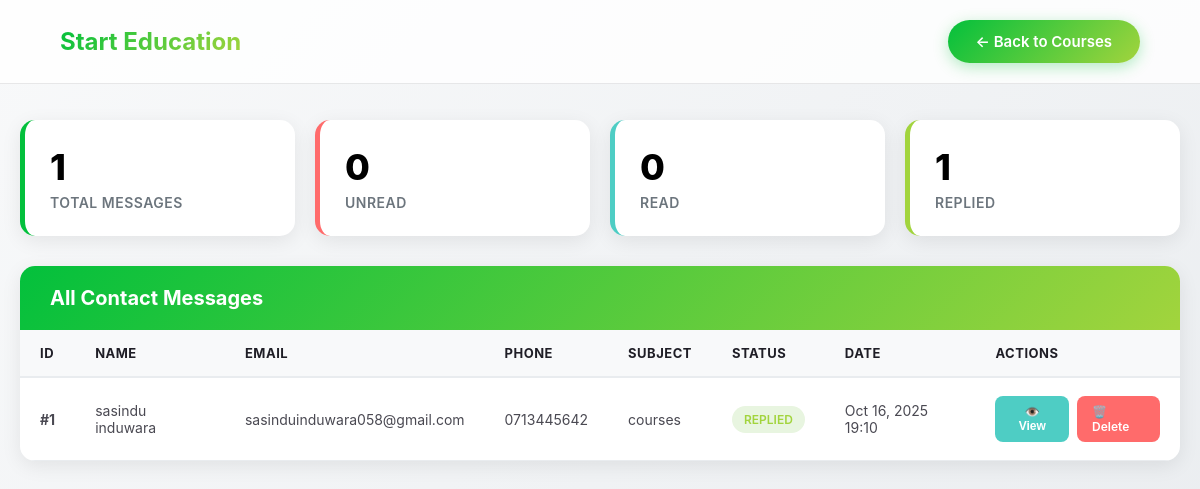
Screenshot of /admin/view_contact_us.php with the database file from the repository.
### tables this page shows
CREATE TABLE `contact_messages` (
  `id` int(11) NOT NULL,
  `name` varchar(100) NOT NULL,
  `email` varchar(150) NOT NULL,
  `phone` varchar(20) DEFAULT NULL,
  `subject` varchar(100) NOT NULL,
  `message` text NOT NULL,
  `created_at` timestamp NOT NULL DEFAULT current_timestamp(),
  `status` enum('unread','read','replied') DEFAULT 'unread'
);

### admin/view_contact_us.php (the view, shortened to what this page needs)
<?php
$server = "localhost";
$user = "root";
$password = "";
$database = "start_education";
$conn = mysqli_connect($server, $user, $password, $database);
$query = "SELECT * FROM contact_messages ORDER BY created_at DESC";
$result = mysqli_query($conn, $query);
$statsQuery = "SELECT
    COUNT(*) as total,
    SUM(CASE WHEN status = 'unread' THEN 1 ELSE 0 END) as unread,
    SUM(CASE WHEN status = 'read' THEN 1 ELSE 0 END) as `read`,
    SUM(CASE WHEN status = 'replied' THEN 1 ELSE 0 END) as replied
FROM contact_messages";
$statsResult = mysqli_query($conn, $statsQuery);
$stats = mysqli_fetch_assoc($statsResult);
?>
<!DOCTYPE html>
<html lang="en">
<head>
    <link rel="stylesheet" href="admin.css">
</head>
<body>
    <div class="container">
        <header id="header">
            <div class="header-content">
                <div class="logo">Start Education</div>
                <div class="auth-buttons">
                <a href="admin.html" class="btn-signup">← Back to Courses</a>
                </div>
            </div>
        </header>
        <div class="stats-grid">
            <div class="stat-card total">
                <div class="stat-number"><?php echo $stats['total']; ?></div>
                <div class="stat-label">Total Messages</div>
            </div>
            <div class="stat-card unread">
                <div class="stat-number"><?php echo $stats['unread']; ?></div>
                <div class="stat-label">Unread</div>
            </div>
            <div class="stat-card read">
                <div class="stat-number"><?php echo $stats['read']; ?></div>
                <div class="stat-label">Read</div>
            </div>
            <div class="stat-card replied">
                <div class="stat-number"><?php echo $stats['replied']; ?></div>
                <div class="stat-label">Replied</div>
            </div>
        </div>
        <div class="table-container">
            <div class="table-header">
                <h2>All Contact Messages</h2>
            </div>
            <?php if (mysqli_num_rows($result) > 0): ?>
                <table class="data-table">
                    <thead>
                        <tr>
                            <th>ID</th>
                            <th>Name</th>
                            <th>Email</th>
                            <th>Phone</th>
                            <th>Subject</th>
                            <th>Status</th>
                            <th>Date</th>
                            <th>Actions</th>
                        </tr>
                    </thead>
                    <tbody>
                        <?php while ($row = mysqli_fetch_assoc($result)): ?>
                            <tr>
                                <td><strong>#<?php echo $row['id']; ?></strong></td>
                                <td><?php echo htmlspecialchars($row['name']); ?></td>
                                <td><?php echo htmlspecialchars($row['email']); ?></td>
                                <td><?php echo htmlspecialchars($row['phone'] ?: 'N/A'); ?></td>
                                <td><?php echo htmlspecialchars($row['subject']); ?></td>
                                <td>
                                    <span class="status-badge status-<?php echo $row['status']; ?>">
                                        <?php echo $row['status']; ?>
                                    </span>
                                </td>
                                <td><?php echo date('M d, Y H:i', strtotime($row['created_at'])); ?></td>
                                <td>
                                    <div class="action-buttons">
                                        <button class="btn btn-view" onclick="viewMessage(<?php echo $row['id']; ?>, '<?php echo htmlspecialchars(addslashes($row['name'])); ?>', '<?php echo htmlspecialchars(addslashes($row['email'])); ?>', '<?php echo htmlspecialchars(addslashes($row['phone'])); ?>', '<?php echo htmlspecialchars(addslashes($row['subject'])); ?>', '<?php echo htmlspecialchars(addslashes($row['message'])); ?>', '<?php echo date('M d, Y H:i', strtotime($row['created_at'])); ?>')">
                                            👁️ View
                                        </button>
                                        <a href="?delete=<?php echo $row['id']; ?>" class="btn btn-delete" onclick="return confirm('Are you sure you want to delete this message?')">
                                            🗑️ Delete
                                        </a>
                                    </div>
                                </td>
                            </tr>
                        <?php endwhile; ?>
                    </tbody>
                </table>
            <?php endif; ?>
        </div>
    </div>
</body>
</html>

### admin/admin.css (style rules this page uses)
header { position: fixed; top: 0; left: 0; right: 0; z-index: 1000; padding: 20px 60px; background: rgba(255, 255, 255, 0.8); border-bottom: 1px solid rgba(31, 30, 38, 0.1); transition: all 0.3s ease; }
.header-content { max-width: 1400px; margin: 0 auto; display: flex; justify-content: space-between; align-items: center; }
.logo { font-size: 24px; font-weight: 700; background: linear-gradient(135deg, #03C03C, #A2D43D); -webkit-background-clip: text; -webkit-text-fill-color: transparent; background-clip: text; }
.auth-buttons { display: flex; gap: 20px; align-items: center; }
.btn-signup { padding: 12px 28px; background: linear-gradient(135deg, #03C03C, #A2D43D); color: white; text-decoration: none; border-radius: 25px; font-size: 15px; font-weight: 600; transition: all 0.3s; box-shadow: 0 4px 15px rgba(3, 192, 60, 0.3); }

### admin/view_contact_us.php (style rules this page uses)
* { margin: 0; padding: 0; box-sizing: border-box; }
body { font-family: -apple-system, BlinkMacSystemFont, 'Segoe UI', Roboto, 'Helvetica Neue', Arial, sans-serif; background: linear-gradient(135deg, #F8F9FA 0%, #E9ECEF 100%); min-height: 100vh; padding: 20px; }
.container { max-width: 1400px; margin: 0 auto; }
.stats-grid { display: grid; grid-template-columns: repeat(auto-fit, minmax(250px, 1fr)); gap: 20px; margin-top: 100px; margin-bottom: 30px; }
.stat-card { background: white; padding: 25px; border-radius: 15px; box-shadow: 0 5px 20px rgba(0, 0, 0, 0.08); transition: all 0.3s; }
.stat-card.total { border-left: 5px solid #03C03C; }
.stat-card.unread { border-left: 5px solid #FF6B6B; }
.stat-card.read { border-left: 5px solid #4ECDC4; }
.stat-card.replied { border-left: 5px solid #A2D43D; }
.stat-number { font-size: 36px; font-weight: 800; margin-bottom: 5px; }
.stat-label { font-size: 14px; color: #6C757D; text-transform: uppercase; font-weight: 600; letter-spacing: 0.5px; }
.table-container { background: white; border-radius: 15px; box-shadow: 0 5px 20px rgba(0, 0, 0, 0.08); overflow: hidden; }
.table-header { padding: 20px 30px; background: linear-gradient(135deg, #03C03C, #A2D43D); color: white; }
.table-header h2 { font-size: 20px; font-weight: 700; }
.data-table { width: 100%; border-collapse: collapse; }
.data-table thead { background: #F8F9FA; }
.data-table th { padding: 15px 20px; text-align: left; font-weight: 700; color: #1F1E26; font-size: 13px; text-transform: uppercase; letter-spacing: 0.5px; border-bottom: 2px solid #E9ECEF; }
.data-table td { padding: 18px 20px; border-bottom: 1px solid #E9ECEF; color: #4A4952; font-size: 14px; }
.data-table tbody tr { transition: all 0.3s; }
.status-badge { padding: 6px 12px; border-radius: 20px; font-size: 12px; font-weight: 600; text-transform: uppercase; display: inline-block; }
.status-replied { background: #E8F5E0; color: #A2D43D; }
.action-buttons { display: flex; gap: 8px; }
.btn { padding: 8px 15px; border: none; border-radius: 8px; font-size: 12px; font-weight: 600; cursor: pointer; text-decoration: none; display: inline-flex; align-items: center; gap: 5px; transition: all 0.3s; }
.btn-view { background: #4ECDC4; color: white; }
.btn-delete { background: #FF6B6B; color: white; }

### rows the page displays
contact_messages: id "1", name "sasindu induwara", email "sasinduinduwara058@gmail.com", phone "0713445642", subject "courses", status "REPLIED", created_at "Oct 16, 2025 19:10"

### other values shown
$stats['total'] "1"
$stats['unread'] "0"
$stats['read'] "0"
$stats['replied'] "1"
